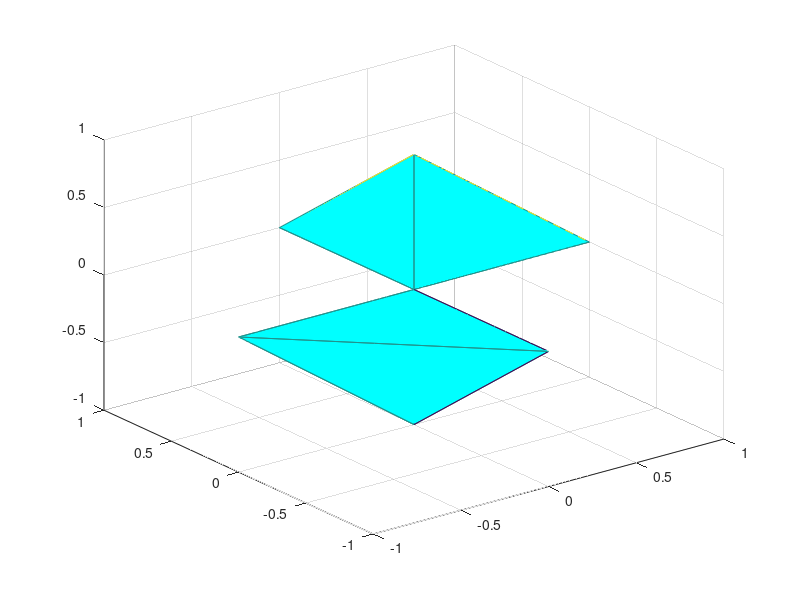

Recreate this plot in MATLAB. (Note: this script raises an error after producing the figure.)
x = [0,1,0,0]
y=[0,0,1,0]
z=[0,0,0,1]
x2 = [0,-1,0,0]
y2=[0,0,-1,0]
z2=[0,0,0,-1]

[k1,av1] = convhull(x,y,z);
[k2,av2] = convhull(x2,y2,z2);

s1 = trimesh(k1,x,y,z,'FaceColor','cyan','DisplayName','Y0')
hold on
s2 = trimesh(k2,x2,y2,z2,'FaceColor','cyan','DisplayName','Y1')
alpha(s1,0.1)
legend show
